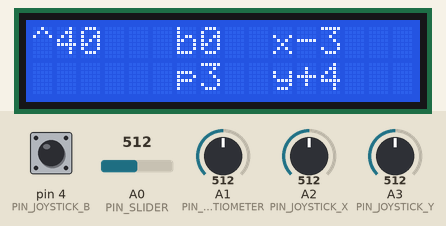
Simulated run of this sketch. Board: Arduino Uno, built with avr-gcc and run on an emulated ATmega328P. Shown: 16×2 character LCD. The inputs (shaded band) are chosen by the test bench; at power-on: A2 (PIN_JOYSTICK_X) = 512, A3 (PIN_JOYSTICK_Y) = 512, pin 4 (PIN_JOYSTICK_B) HIGH, A0 (PIN_SLIDER) = 512, A1 (PIN_POTENTIOMETER) = 512. No radio packets arrive unless stated; what the sketch prints to the serial monitor is not drawn.

Above: at 1.2 s.
1.3 s: A2 (PIN_JOYSTICK_X) set to 716
At 2.3 s:
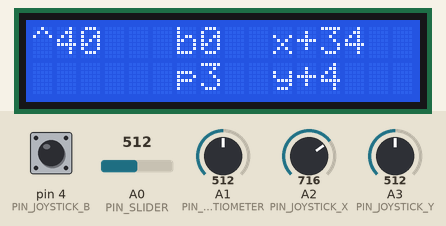
4.3 s: A3 (PIN_JOYSTICK_Y) set to 531
At 5.0 s:
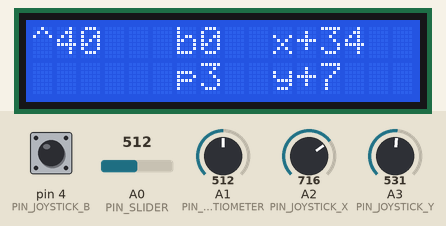
7.3 s: A3 (PIN_JOYSTICK_Y) set to 558
At 7.9 s:
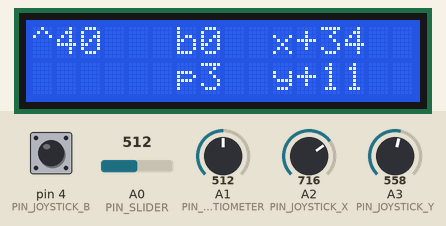
8.8 s: A2 (PIN_JOYSTICK_X) set to 591
At 9.7 s:
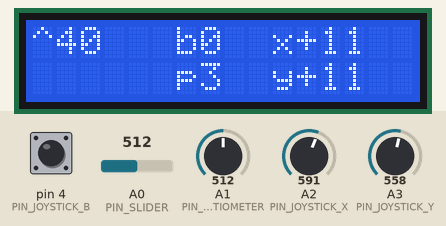
10.3 s: A2 (PIN_JOYSTICK_X) set to 575
At 10.6 s:
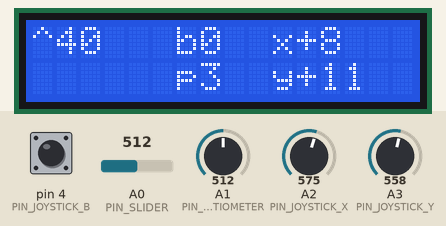
13.3 s: A3 (PIN_JOYSTICK_Y) set to 306
At 14.6 s:
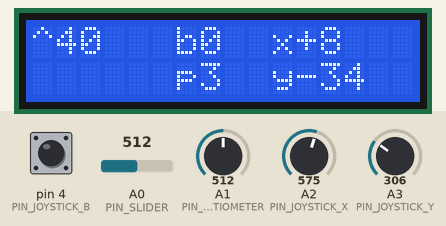
Timing chart, 0 to 15.8 s (numbered marks = the images above; inputs shaded):
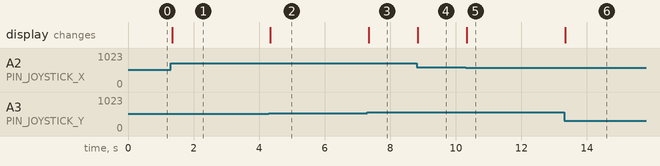

The sketch:

Code_Uno.ino
```cpp
// 上位机

#include <SPI.h>
#include <nRF24L01.h>
#include <RF24.h>
#include <Wire.h>
#include <LiquidCrystal_I2C.h>

RF24 Radio(7,8); // 创建RF24对象，CE对应7号引脚, CSN对应8号引脚
const byte address[6] = "00006"; // 创建地址，用于识别发送端和接收端
LiquidCrystal_I2C lcd(0x27, 16, 2); // 初始化 LCD，地址 0x27，16 列 2 行

#define PIN_SLIDER A0 // 滑杆
#define PIN_POTENTIOMETER A1 // 电位器
#define PIN_JOYSTICK_X A2 // 摇杆X轴
#define PIN_JOYSTICK_Y A3 // 摇杆Y轴
#define PIN_JOYSTICK_B 4 // 摇杆按键
#define ANALOG_MAX 1023 // 模拟信号最大值
#define ANALOG_MIN 0 // 模拟信号最小值
#define THROTTLE_MAX 199 // 油门级别总数
#define THROTTLE_MIN 8 // 油门最小值
#define JOYSTICK_X_MID 527 // 摇杆X轴中位值
#define JOYSTICK_Y_MID 488 // 摇杆Y轴中位值
int Slider_Val = 0; // 滑杆信号
int Joystick_X = 0; // 摇杆X轴信号
int Joystick_Y = 0; // 摇杆Y轴信号
int Joystick_B = 0; // 摇杆按钮信号, 0: 未按下, 1: 按下
int Angle_X = 90; // 俯仰舵机位置
int Angle_Y = 90; // 滚转舵机位置
int Potentiometer_Val = 0; // 电位器信号
uint32_t Packet = 0; // 发送数据包

// 数据包地址由小到大:
// 0-9: 摇杆X轴信号 (10位)
// 10-19: 摇杆Y轴信号 (10位)
// 20: 摇杆按钮信号 (1位)
// 21-28: 滑杆信号 (8位)
// 29-31: 电位器信号 (3位)


void setup()
{
  // 初始化串口
  Serial.begin(9600);
  Serial.println("\n\n\n\n\n\n\n\n\n\n\n\n\n\n\n\n\n\n\n\n\n\n\n\n==============================");

  // 初始化天线
  Radio.begin(); // 初始化Radio对象
  Radio.openWritingPipe(address); // 设置地址
  Radio.stopListening(); // 设置为发送端
  Radio.setPALevel(RF24_PA_HIGH); // 设置功率放大器级别, RF24_PA_MIN, RF24_PA_LOW, RF24_PA_HIGH, RF24_PA_MAX
  Radio.setDataRate(RF24_1MBPS); // 设置发送速率, RF24_250KBPS, RF24_1MBPS, RF24_2MBPS
  Radio.setRetries(0, 0);  // 设置重发间隔(ms)和最大重发次数

  // 初始化摇杆按钮
  pinMode(PIN_JOYSTICK_B, INPUT_PULLUP); // 启用内部上拉电阻

  // 初始化显示屏
  Wire.begin(); // 初始化I2C，不指定引脚，使用默认的 A4 (SDA) 和 A5 (SCL)
  lcd.init();    // 初始化 LCD
  lcd.backlight();  // 开启背光
}


void loop()
{
  GetValue(); // 读取数据
  Radio.write(&Packet, sizeof(Packet)); // 发送数据包
  // Serial.print("Sending Packet... ");
  // PrintInfo(); // 串口打印调试信息

  if (Joystick_Y >= JOYSTICK_Y_MID)
  {
    Angle_Y = map(Joystick_Y, JOYSTICK_Y_MID, ANALOG_MAX, 90, 180);
  }
  else
  {
    Angle_Y = map(Joystick_Y, ANALOG_MIN, JOYSTICK_Y_MID, 0, 90);
  }
  if (Joystick_X >= JOYSTICK_X_MID)
  {
    Angle_X = map(Joystick_X, JOYSTICK_X_MID, ANALOG_MAX, 90, 180);
  }
  else
  {
    Angle_X = map(Joystick_X, ANALOG_MIN, JOYSTICK_X_MID, 0, 90);
  }

  SetScreen(); // 设置显示屏
  delay(10); // 延时ms
}


/*
 * @brief 读取滑块、摇杆、电位器的数据并写入Packet
 */
void GetValue()
{
  Potentiometer_Val = constrain(analogRead(PIN_POTENTIOMETER), ANALOG_MIN, ANALOG_MAX);
  Potentiometer_Val = map(Potentiometer_Val, ANALOG_MIN, ANALOG_MAX, 0, 7);
  Slider_Val = constrain(analogRead(PIN_SLIDER), ANALOG_MIN, ANALOG_MAX);
  if (Potentiometer_Val < 3)
  {
    Slider_Val = map(Slider_Val, ANALOG_MIN, ANALOG_MAX, THROTTLE_MIN, THROTTLE_MAX - 131); // [0, 60]
  }
  else if (Potentiometer_Val < 5)
  {
    Slider_Val = map(Slider_Val, ANALOG_MIN, ANALOG_MAX, THROTTLE_MIN, THROTTLE_MAX - 111); // [0, 80]
  }
  else if (Potentiometer_Val < 7)
  {
    Slider_Val = map(Slider_Val, ANALOG_MIN, ANALOG_MAX, THROTTLE_MIN, THROTTLE_MAX - 91); // [0, 100]
  }
  else
  {
    Slider_Val = map(Slider_Val, ANALOG_MIN, ANALOG_MAX, THROTTLE_MIN, THROTTLE_MAX - 71); // [0, 120]
  }
  Joystick_X = constrain(analogRead(PIN_JOYSTICK_X), ANALOG_MIN, ANALOG_MAX);
  Joystick_Y = constrain(analogRead(PIN_JOYSTICK_Y), ANALOG_MIN, ANALOG_MAX);
  Joystick_B = !digitalRead(PIN_JOYSTICK_B);
  Packet = ((uint32_t)(Joystick_X & 0x3FF))
         | ((uint32_t)(Joystick_Y & 0x3FF) << 10)
         | ((uint32_t)(Joystick_B & 0x1) << 20)
         | ((uint32_t)(Slider_Val & 0xFF) << 21)
         | ((uint32_t)(Potentiometer_Val & 0x7) << 29); // 暂时不使用电位器信号
}


/*
 * @brief 串口打印控制信息
 */
void PrintInfo()
{
  Serial.print("Slider: ");
  Serial.print(Slider_Val);
  Serial.print(" | Joystick X: ");
  Serial.print(Joystick_X);
  Serial.print(" | Joystick Y: ");
  Serial.print(Joystick_Y);
  Serial.print(" | Joystick B: ");
  Serial.print(Joystick_B);
  Serial.print(" | Potentiometer: ");
  Serial.println(Potentiometer_Val);
}


/*
 * @brief 在显示屏输出控制信息
 */
void SetScreen()
{
  lcd.clear(); // 清空显示屏
  lcd.setCursor(0, 0);  // 设置光标位置
  lcd.print("^");
  lcd.print(Slider_Val - 8);
  lcd.setCursor(6, 0);
  lcd.print("b");
  lcd.print(Joystick_B);
  lcd.setCursor(10, 0);
  lcd.print("x");
  lcd.print((Angle_X >= 90) ? "+" + String(Angle_X - 90) : String(Angle_X - 90));
  lcd.setCursor(6, 1);
  lcd.print("p");
  lcd.print(Potentiometer_Val);
  lcd.setCursor(10, 1);
  lcd.print("y");
  lcd.print((Angle_Y >= 90) ? "+" + String(Angle_Y - 90) : String(Angle_Y - 90));
}
```

Measured:
- after the input at 1.3 s, the display: changes after 0.05 s (image 1)
- after the input at 4.3 s, the display: changes at once (image 2)
- after the input at 7.3 s, the display: changes after 0.05 s (image 3)
- after the input at 8.8 s, the display: changes at once (image 4)
- after the input at 10.3 s, the display: changes at once (image 5)
- after the input at 13.3 s, the display: changes at once (image 6)
